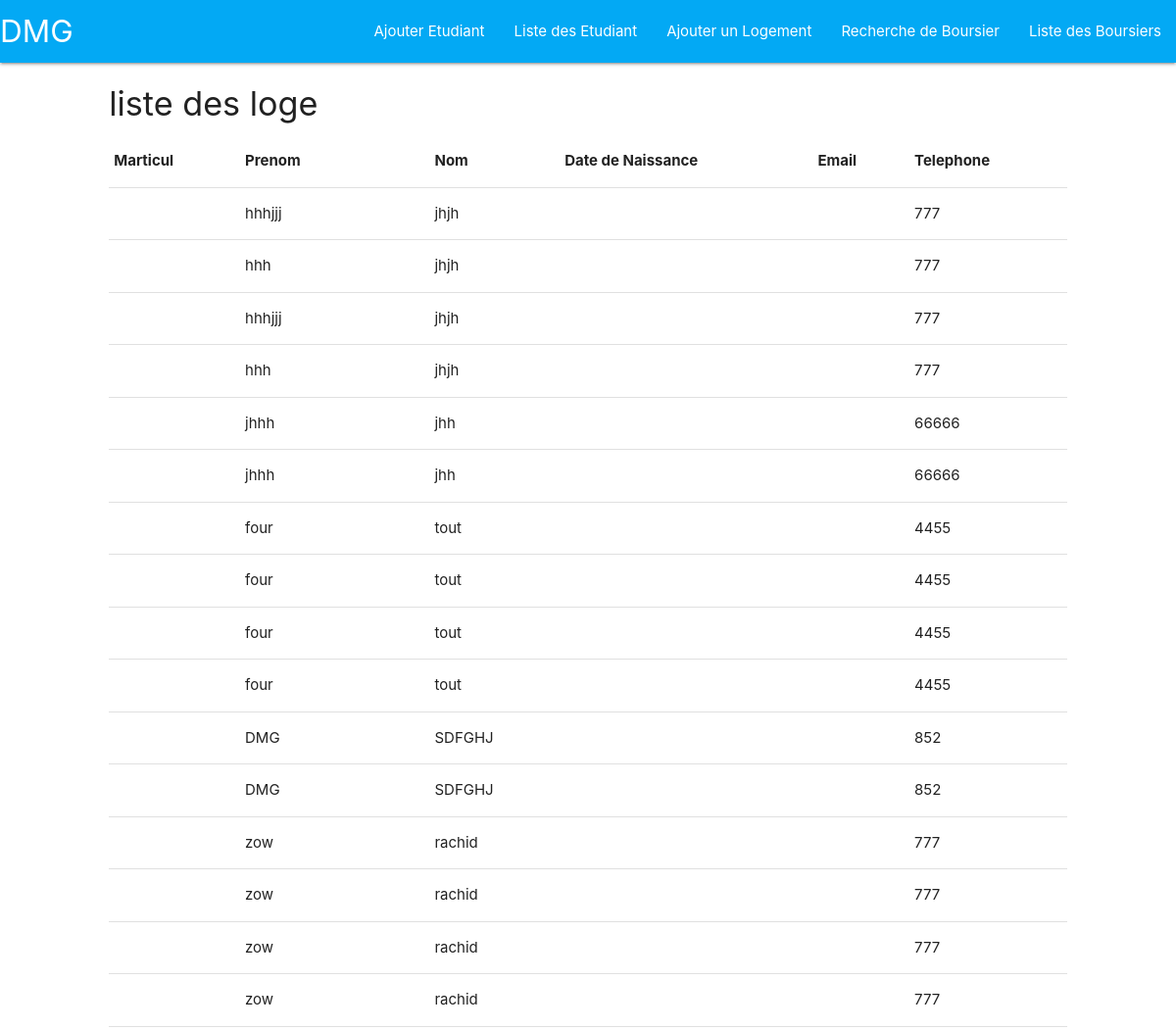
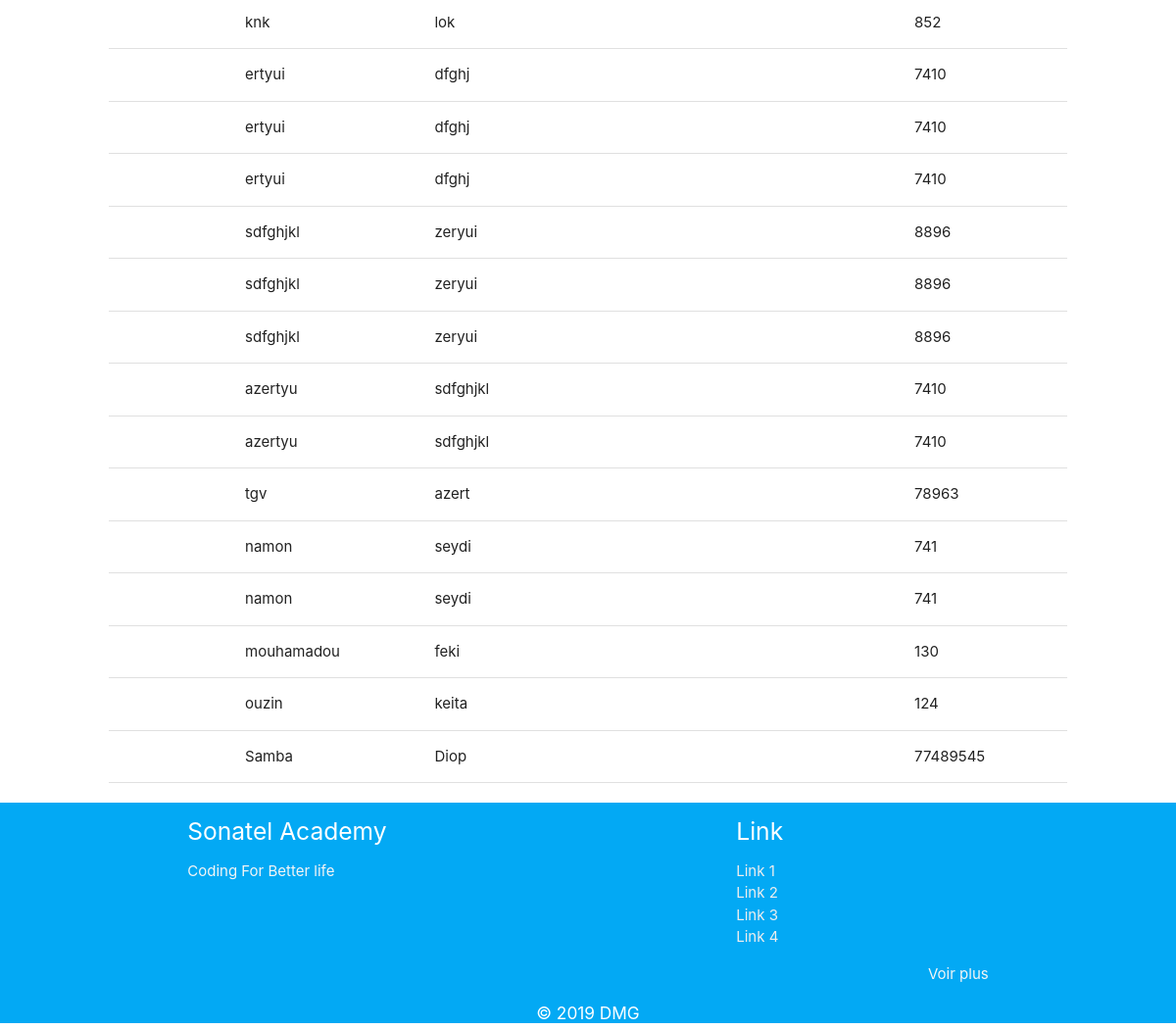
/projet4bdddmg/class/Rechercheboursier.php, run on the app's committed database (2 pictures, top to bottom).
### tables this page shows
CREATE TABLE `etudiant` (
  `matricule` int(11) NOT NULL,
  `nom` varchar(50) NOT NULL,
  `prenom` varchar(50) NOT NULL,
  `tel` int(11) NOT NULL,
  `mail` varchar(50) NOT NULL,
  `date_naissance` date NOT NULL
);

### projet4bdddmg/class/Serviceetudiant.php (called while the page is built, shortened)
<?php
class Serviceetudiant
{
    protected $db;
    public function __construct($login = "root", $password = "dmg", $server = "localhost", $dbname = "universite")
    {
        try {
            $this->db = new PDO("mysql:host={$server};dbname={$dbname}", $login, $password);
            $this->db->setAttribute(PDO::ATTR_ERRMODE, PDO::ERRMODE_EXCEPTION);
        } catch (PDOException $e) {
            throw new Exception($e->getMessage());
        }
    }
    public function findAll($table)
    {
        try {
            $requet = $this->db->prepare("SELECT * FROM $table");
            $requet->execute();
            return $requet->fetchAll(PDO::FETCH_OBJ);
        } catch (PDOException $e) {
            throw new Exception($e->getMessage());
        }
     }
}

### projet4bdddmg/class/Rechercheboursier.php (the view, shortened to what this page needs)
<!DOCTYPE html>
<html lang="en">
<head>
    <link rel="stylesheet" href="https://cdnjs.cloudflare.com/ajax/libs/materialize/1.0.0/css/materialize.min.css">
</head>
<body>
<div class="container-fluid">
<div>
<div class="col s12">
<nav class="light-blue">
    <div class="nav-wrapper">
        <a href="#!" class="brand-logo">DMG</a>
        <ul class="right toggle-on-med-and-down">
            <li><a href="../index.php">Ajouter Etudiant</a></li>
            <li><a href="Listesdesetudiant.php"> Liste des Etudiant </a></li>
            <li><a href="ajouterbatiment.php" ">Ajouter un Logement</a></li>
            <li><a href=" Rechercheboursier.php">Recherche de Boursier</a> </li> <li><a href="Listeboursier.php">Liste des Boursiers</a></li>
        </ul>
    </div>
</nav>
</div>
        </div>
        <div class="row">
            <div class="col s1"></div>
        <div class="col s10">
        <h4> liste des loge </h4>
<table class="responsive-table">
<thead>
        <th>Marticul</th>
        <th></th>
        <th>Prenom</th>
        <th></th>
        <th>Nom</th>
        <th></th>
        <th>Date de Naissance</th>
        <th></th>
        <th>Email</th>
        <th></th>
        <th>Telephone</th>
        </thead>
<?php
$typee = new Serviceetudiant();
foreach ($typee->findAll("etudiant") as $libe) {
    echo "
     <tr>
     <td>$libe->matricul<td>
     <td>$libe->prenom<td>
     <td>$libe->nom<td>
     <td>$libe->datenaissance<td>
     <td>$libe->email<td>
     <td>$libe->tel<td>
   ";
?>
  </tr>
<?php } ?>
</table>
</div>
</div>
<footer class="light-blue">
            <div class="container">
                <div class="row">
                    <div class="col l6 s12">
                        <h5 class="white-text">Sonatel Academy</h5>
                        <p class="grey-text text-lighten-4">Coding For Better life</p>
                    </div>
                    <div class="col l4 offset-l2 s12">
                        <h5 class="white-text">Link</h5>
                        <ul>
                            <li><a class="grey-text text-lighten-3" href="#!">Link 1</a></li>
                            <li><a class="grey-text text-lighten-3" href="#!">Link 2</a></li>
                            <li><a class="grey-text text-lighten-3" href="#!">Link 3</a></li>
                            <li><a class="grey-text text-lighten-3" href="#!">Link 4</a></li>
                        </ul>
                        <a class="grey-text text-lighten-4 right" href="#!"> Voir plus</a>
                    </div>
                </div>
                <div class="footer-copyright">
                    <div align=center>
                        <h6 class="white-text"> © 2019 DMG </h6>
                    </div>
                </div>
            </div>
        </footer>
</div>
</body>
</html>

### data on the page
etudiant: prenom "hhhjjj", nom "jhjh", tel "777"
etudiant: prenom "hhh", nom "jhjh", tel "777"
etudiant: prenom "hhhjjj", nom "jhjh", tel "777"
etudiant: prenom "hhh", nom "jhjh", tel "777"
etudiant: prenom "jhhh", nom "jhh", tel "66666"
etudiant: prenom "jhhh", nom "jhh", tel "66666"
etudiant: prenom "four", nom "tout", tel "4455"
etudiant: prenom "four", nom "tout", tel "4455"
etudiant: prenom "four", nom "tout", tel "4455"
etudiant: prenom "four", nom "tout", tel "4455"
etudiant: prenom "DMG", nom "SDFGHJ", tel "852"
etudiant: prenom "DMG", nom "SDFGHJ", tel "852"
etudiant: prenom "zow", nom "rachid", tel "777"
etudiant: prenom "zow", nom "rachid", tel "777"
etudiant: prenom "zow", nom "rachid", tel "777"
etudiant: prenom "zow", nom "rachid", tel "777"
etudiant: prenom "knk", nom "lok", tel "852"
etudiant: prenom "ertyui", nom "dfghj", tel "7410"
etudiant: prenom "ertyui", nom "dfghj", tel "7410"
etudiant: prenom "ertyui", nom "dfghj", tel "7410"
etudiant: prenom "sdfghjkl", nom "zeryui", tel "8896"
etudiant: prenom "sdfghjkl", nom "zeryui", tel "8896"
etudiant: prenom "sdfghjkl", nom "zeryui", tel "8896"
etudiant: prenom "azertyu", nom "sdfghjkl", tel "7410"
etudiant: prenom "azertyu", nom "sdfghjkl", tel "7410"
etudiant: prenom "tgv", nom "azert", tel "78963"
etudiant: prenom "namon", nom "seydi", tel "741"
etudiant: prenom "namon", nom "seydi", tel "741"
etudiant: prenom "mouhamadou", nom "feki", tel "130"
etudiant: prenom "ouzin", nom "keita", tel "124"
etudiant: prenom "Samba", nom "Diop", tel "77489545"
